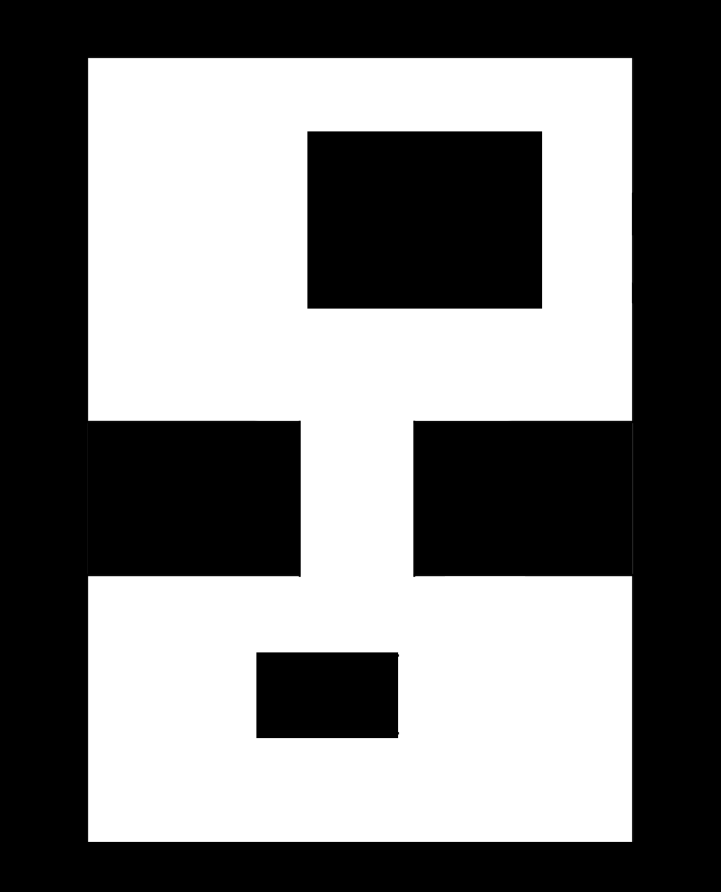
%> input picture gridworld-bridge.png, 1442 x 1784 px (shown at 1/2 size)
$ octave Qlearning_bridge.m   (GNU Octave 9; MATLAB toolbox functions it lacks are replaced by stand-ins)
%> lines starting %> are read from the running program, lines starting %| are printed output that depends on the picture; in (x1, y1, x2, y2) boxes, pixels count from 0 and x2, y2 are one past the last pixel; in counts of white or black regions, pixels touching at a corner belong together; the program's own positions count from 1
### bound.m
function [state_not_terminal, resultant_position] = bound(image, pos, pnext)
% check the next state and ensure it is allowed before accepting it. If it
% is not permitted, return the previous state. If the next state is on the
% finish line, permit it note that the state is terminal.
if image(pnext(1), pnext(2)) == 1.5 && pos(1) < 29% reached finish line
    resultant_position = pnext;
    state_not_terminal = false;
elseif image(pnext(1), pnext(2)) == 2
    resultant_position = pnext;
    state_not_terminal = true;
else
    resultant_position = pos;
    state_not_terminal = true;
end
end

### Qlearning_bridge.m
clear, clc, close all

% Agent learns to navigate across a gridworld with obstacles including a
% large gap traversed by a bridge using Qlearning.

% initialize env
Im = double(imread('gridworld-bridge.png'));
%> Im: size 1784x1442x3 double; min 0, max 255, mean 121.2; mean of the top-left, top-right, bottom-left and bottom-right quarters 144.2, 107.4, 113, 120.3
Im = imresize(rgb2gray(Im), [32 24]);
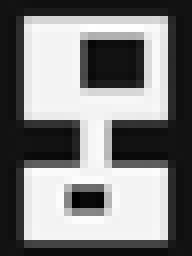
%> Im: size 32x24 double (shown 8 times larger); min -21.57, max 268.4, mean 121.2; drawn with min black and max white

GR = imquantize(Im, multithresh(Im, 1));
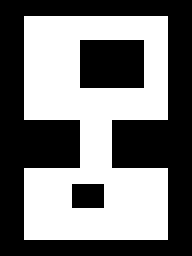
%> GR: size 32x24 double (shown 8 times larger); values 1 (black) and 2 (white), 46.9% white; 1 white region, box (x1, y1, x2, y2) and area: (3, 2, 21, 30) 360
[m, n] = size(GR);
%> m = 32; n = 24

start = sub2ind(size(GR), 31 * ones(1, 5), 6 : 10);
finish = sub2ind(size(GR), 2 * ones(1, 5), 15 : 19);

GR([start; finish]) = 1.5;

imagesc(GR), colormap(gray), axis equal

% initialize agent (row, col[, action])
Q = zeros(m, n, 4);
Qsave = Q;
target_policy = zeros(m, n);

Action_Set = [1 0; 0 -1; -1 0; 0 1]';
alpha = 0.1;
gamma = 0.95;

tolerance = 1 / 1000;
count = 0;
learner_converging = true;
%> (the run ends here)
